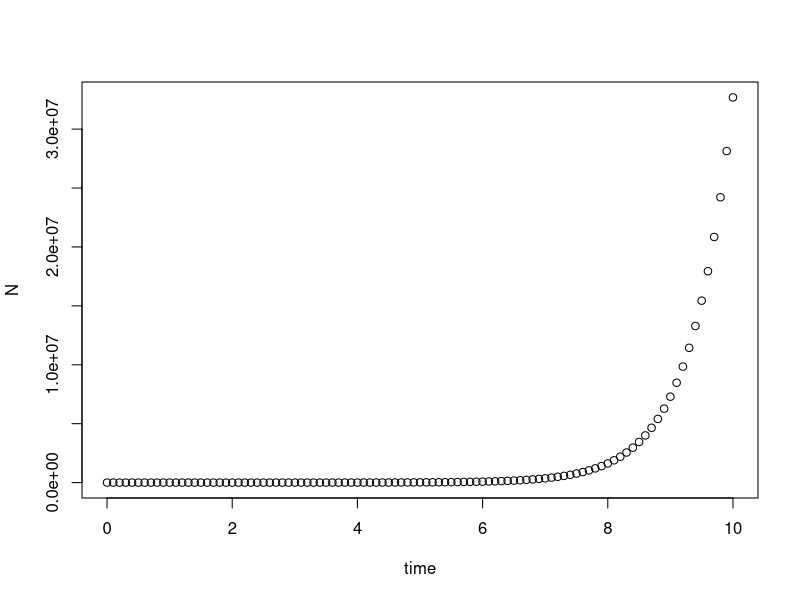
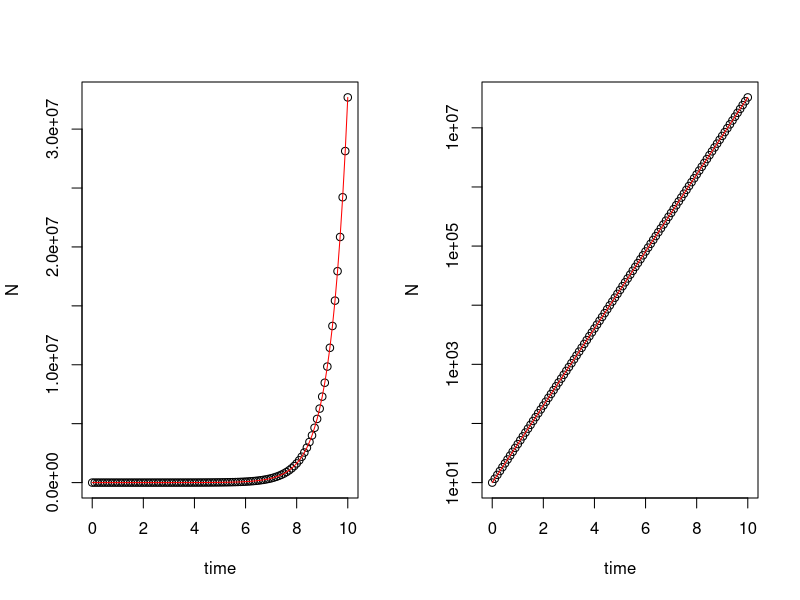
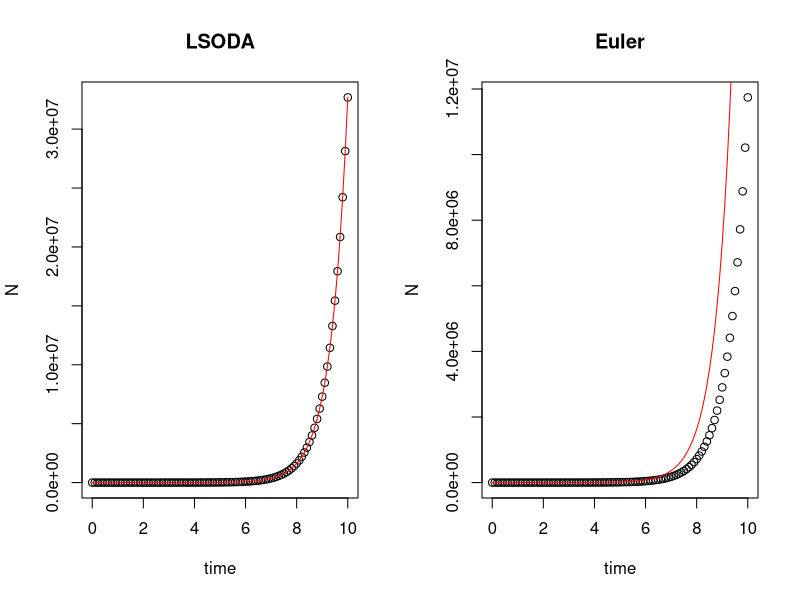
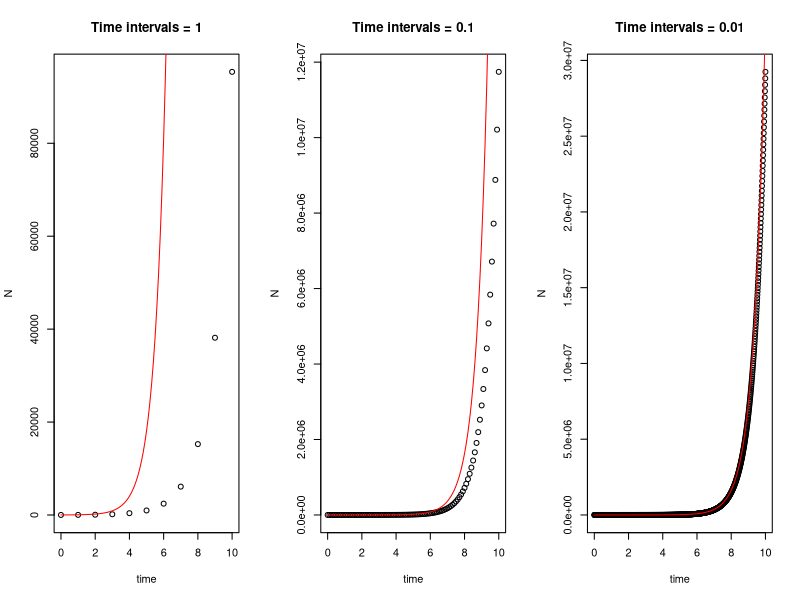
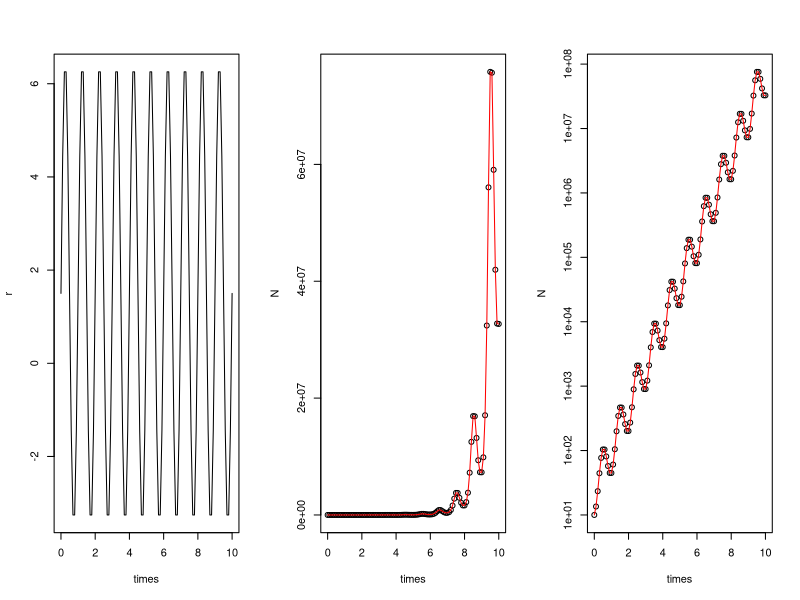
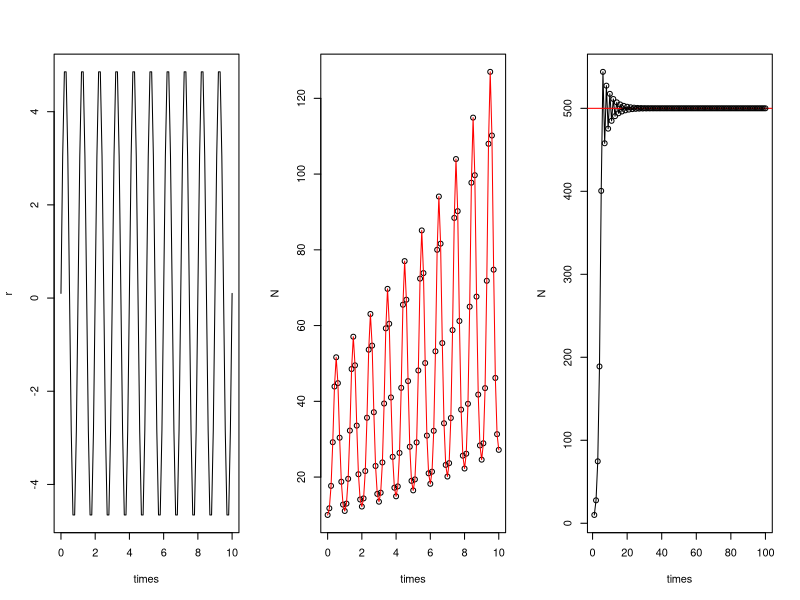

Generate these figures, in order, with R:
## ---- chunk 1
library(tidyverse)
library(knitr)
library(kableExtra)

syllabus <- tibble(
  Date = c("**Week 1** <span style='vertical-align:-30%'> </span>
           <br> 9/4",
           "**Week 2** <span style='vertical-align:-30%'> </span>
           <br> 9/11",
           "**Week 3** <span style='vertical-align:-30%'> </span>
           <br> 9/18",
           "**Week 4** <span style='vertical-align:-30%'> </span>
           <br> 9/25",
           "**Week 5** <span style='vertical-align:-30%'> </span>
           <br> 10/2",
           "**Week 6** <span style='vertical-align:-30%'> </span>
           <br> 10/9",
           "**Week 7** <span style='vertical-align:-30%'> </span>
           <br> 10/16",
           "**Week 8** <span style='vertical-align:-30%'> </span>
           <br> 10/23",
           "**Week 9** <span style='vertical-align:-30%'> </span>
           <br> 10/30",
           "**Week 10** <span style='vertical-align:-30%'> </span>
           <br> 11/6",
           "**Week 11** <span style='vertical-align:-30%'> </span>
           <br> 11/13",
           "**Week 12** <span style='vertical-align:-30%'> </span>
           <br> 11/20",
           "**Week 13** <span style='vertical-align:-30%'> </span>
           <br> 11/27",
           "**Week 14** <span style='vertical-align:-30%'> </span>
           <br> 12/4",
           "**Week 15** <span style='vertical-align:-30%'> </span>
           <br> 12/11",
           "**Week 16** <span style='vertical-align:-30%'> </span>
           <br> 12/18"),
  
  `Lecture topic` = c("Introduction: what is theoretical ecology?", #week1
                      "Exponential population growth", #week2
                      "Logistic population growth and stability analysis", #week3
                      "Discrete population growth and stability analysis", #week4
                      "Metapopulations and patch occupancy models", #week5
                      "Harvesting and bifurcation", #week6
                      "Age-structured population models", #week7
                      "Lotka-Volterra model of competition: graphical analysis", #week8
                      "**Midterm exam**", #week9
                      "Lotka-Volterra model of competition: invasion analysis and linear stability analysis", #week10
                      "Predator-prey interactions (I)", #week11
                      "Predator-prey interactions (II)", #week12
                      "Multispecies models of predation: apparent competition", #week13
                      "Mechanistic models for consumer-resource dynamics", #week14
                      "Research applcations: plant-soil feedback as an example", #week15
                      "**Final exam**"), #week16
    
  Lab = c(" \\- ", #week1
          'Solving exponential growth equation using "deSolve" & Visualization', #week2
          "Simulating logistic growth", #week3
          "Logistic map and Ricker diagram", #week4
          "Metapopulations and patch occupancy models", #week5
          "Bifurcation diagram", #week6
          "Age-structured population model", #week7
          "Simulating competitive dynamics and invasion growth", #week8
          " \\-", #week9
          "Visualization of dynamics with complex eigenvalues", #week10
          "Lotka-Volterra model of predator-prey interactions and time-scale separation", #week11
          "Rosenzweig-MacArthur predator-prey model", #week12
          "Consumer-resource dynamics", #week13
          "Parameter space for apparent competition model", #week14
          " \\- ", #week15
          " \\- "), #week16
    
    
  Readings = c("[**Grainger et al., 2021**](https://doi.org/10.1086/717206)",
               "Gotelli [Ch.1], Case[Ch.1]", #week2
               " \\- ", #week3
               "Gotelli [Ch.2], Case[Ch.5], Otto & Day[Ch.5],
               [**May., 1976**](https://doi.org/10.1038/261459a0)", #week4
               "Gotelli [Ch.4], Case[Ch.16]", #week5
               "Pastor [Ch. 7], Strogatz [Ch. 3]", #week6
               "Gotelli [Ch.3], Case[Ch.3]", #week7
               "Gotelli [Ch.5], Case[Ch.14], 
               [**Broekman et al., 2019**]( https://doi.org/10.1111/ele.13349)", #week8
               " \\- ", #week9
               "Otto & Day [Ch.8],
               [**May., 1972**](https://www.nature.com/articles/238413a0)", #week10
               "Gotelli [Ch.6], Case[Ch.12, 13]", #week11
               "Gotelli [Ch.6], Case[Ch.12, 13]", #week12
               "[**Tilman., 1980**](https://doi.org/10.1086/283633),
               [**Armstrong & McGehee., 1980**](https://doi.org/10.1086/283553)", #week13
               "[**Holt., 1977**](https://doi.org/10.1016/0040-5809(77)90042-9)", #week14
               " \\- ",
               " \\- ")  
  
)

kbl(syllabus, align = "cccl", escape = F) %>%  
  kable_paper(full_width = T, 
              html_font = "Arial",
              font_size = 17) %>%
  kable_styling(bootstrap_options = c("bordered")) %>%
  row_spec(0, bold = T, color = "black", font_size = 20) %>%
  column_spec(1, width = "10em", border_right = T) %>%
  column_spec(2, width = "17em") %>%
  column_spec(3, width = "17em") %>%
  column_spec(4, width = "13em")

## ---- chunk 2
knitr::opts_chunk$set(message = F, 
                      error = F, 
                      warning = F)

## ---- chunk 3
###### part 1 ######
# install.packages("deSolve")
library(deSolve)

### (1) Model specification
exponential_model <- function(times, state, parms) {
  with(as.list(c(state, parms)), {
    dN_dt = r*N  # Exponential growth equation
    return(list(c(dN_dt)))  # Return the results
  })
}
## ---- chunk 4
### (2) Model application
times <- seq(0, 10, by = 0.1)  # Time steps to integrate over
state <- c(N = 10)  # Initial population size
parms <- c(r = 1.5)  # Intrinsic growth rate
## ---- chunk 5
# Run the ode solver
pop_size <- ode(func = exponential_model, times = times, y = state, parms = parms)

# Take a look at the results
head(pop_size)
## ---- chunk 6
plot(N ~ time, data = pop_size)
## ---- chunk 7
par(mfrow = c(1,2))
plot(N ~ time, data = pop_size) # Plot simulation data
curve(state[1]*exp(parms[1]*x), col = "red", add = T) # Adding analytic solution
plot(N ~ time, data = pop_size, log = "y") # Plot logged simulation data
curve(state[1]*exp(parms[1]*x), col = "red", add = T) # Adding analytic solution
## ---- chunk 8

###### part 2 ######
# Original setting
times <- seq(0, 10, by = 0.1)  # Time steps to integrate over
state <- c(N = 10)  # Initial population size
parms <- c(r = 1.5)  # Intrinsic growth rate
# Default: LSODA
pop_size <- ode(func = exponential_model, times = times, y = state, parms = parms)

# Euler's method
pop_size_1 <- ode(func = exponential_model, times = times, y = state, parms = parms, method = "euler")

# Compare different method
par(mfrow = c(1,2))
plot(N ~ time, data = pop_size, main = "LSODA")
curve(state[1]*exp(parms[1]*x), times[1], times[length(times)], col = "red", add = T) # correct curve
plot(N ~ time, data = pop_size_1, main = "Euler")
curve(state[1]*exp(parms[1]*x), times[1], times[length(times)], col = "red", add = T) # correct curve

# Different time intervals
times_1 <- seq(0, 10, by = 1)  # time steps to integrate over
times_2 <- seq(0, 10, by = 0.1)  # time steps to integrate over
times_3 <- seq(0, 10, by = 0.01)  # time steps to integrate over

# Euler's method
pop_size_1 <- ode(func = exponential_model, times = times_1, y = state, parms = parms, method = "euler")
pop_size_2 <- ode(func = exponential_model, times = times_2, y = state, parms = parms, method = "euler")
pop_size_3 <- ode(func = exponential_model, times = times_3, y = state, parms = parms, method = "euler")

# Compare different time intervals
par(mfrow = c(1,3))
plot(N ~ time, data = pop_size_1, main = "Time intervals = 1")
curve(state[1]*exp(parms[1]*x), col = "red", add = T) # correct curve
plot(N ~ time, data = pop_size_2, main = "Time intervals = 0.1")
curve(state[1]*exp(parms[1]*x), col = "red", add = T) # correct curve
plot(N ~ time, data = pop_size_3, main = "Time intervals = 0.01")
curve(state[1]*exp(parms[1]*x), col = "red", add = T) # correct curve
## ---- chunk 9
###### part 3 ######
### Model specification
exponential_model_fluc <- function(times, state, parms) {
  with(as.list(c(state, parms)), {
    dN_dt = (r_bar + sigma*sin(omega*times))*N  # exponential growth equation
    return(list(c(dN_dt)))  # return the results
  })
}
## ---- chunk 10
### Parameters
times <- seq(0, 10, by = 0.1)  # time steps to integrate over
state <- c(N = 10)  # initial population size
parms <- c(r_bar = 1.5, sigma = 5, omega = 2*pi)  # intrinsic growth rate
## ---- chunk 11
### Fluctuating growth rate
r = parms[1] + parms[2]*sin(parms[3]*times)
plot(r ~ times, type = "l")
## ---- chunk 12
### Solving model
pop_size <- ode(func = exponential_model_fluc, times = times, y = state, parms = parms)

### Plotting
plot(N ~ times, data = pop_size)
curve(state[1]*exp(parms[1]*x - parms[2]/parms[3]*(cos(parms[3]*x) - 1)), add = T, col = "red") # correct curve
plot(N ~ times, data = pop_size, log = "y")
curve(state[1]*exp(parms[1]*x - parms[2]/parms[3]*(cos(parms[3]*x) - 1)), add = T, col = "red") # correct curve
## ---- chunk 13
### Parameters
times <- seq(0, 10, by = 0.1)  # time steps to integrate over
state <- c(N = 10)  # initial population size
parms <- c(r_bar = 0.1, sigma = 5, omega = 2*pi)  # intrinsic growth rate

### Fluctuating growth rate
r = parms[1] + parms[2]*sin(parms[3]*times)
plot(r ~ times, type = "l")

### Solving model
pop_size <- ode(func = exponential_model_fluc, times = times, y = state, parms = parms)

### Plotting
plot(N ~ times, data = pop_size)
curve(state[1]*exp(parms[1]*x - parms[2]/parms[3]*(cos(parms[3]*x) - 1)), add = T, col = "red") # correct curve
## ---- chunk 14
knitr::include_app("https://genchanghsu0115.shinyapps.io/Logistic_mod_shinyapp/", height = "500px")
## ---- chunk 15
### (1) Define the discrete logistic growth equation
log_fun <- function(r, N, K){N + r*N*(1-N/K)}
## ---- chunk 16
### (2) Set the parameters
r <- 1.8
K <- 500
N0 <- 10
time <- 100

### (3) Use for loop to iterate over the time sequence
pop_size <- data.frame(times = 1:time)
pop_size$N[1] <- N0
head(pop_size)

for(i in 2:time){
  pop_size$N[i] <- log_fun(r = r, N = pop_size$N[i - 1], K = K)
}

head(pop_size)

### (4) Population trajectory
plot(N ~ times, data = pop_size, type = "l")
abline(h = K, col = "red")
points(N ~ times, data = pop_size)
## ---- chunk 17
knitr::include_app("https://genchanghsu0115.shinyapps.io/Discrete_logistic_mod_shinyapp/", height = "750px")
